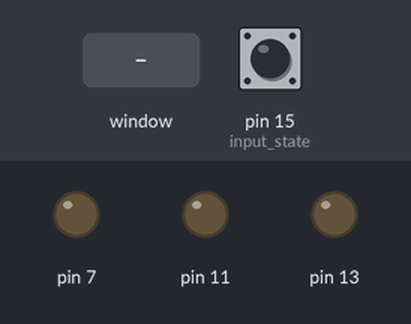
Recording of a program running on a simulated Raspberry Pi (header pin numbers). Shown: output pins drawn as LEDs (lit = HIGH). Inputs (shaded band) come from the test bench; at power-on: pin 15 (input_state) HIGH. The desktop window is not drawn, its controls go by their first labels and the mouse button is held 0.15 s.

Above: at 1.2 s.
1.3 s: control labelled "Rojo" in the window clicked
At 2.3 s:
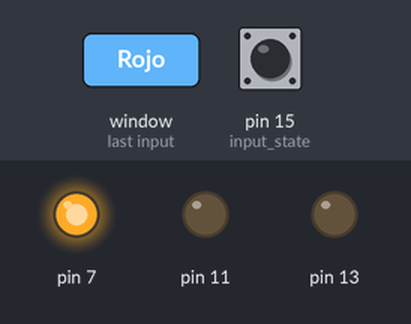
2.8 s: control labelled "Amarillo" in the window clicked
At 3.4 s:
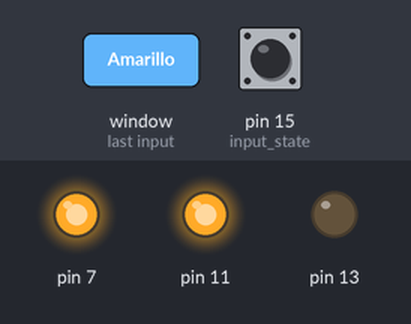
4.3 s: control labelled "Verde" in the window clicked
At 4.6 s:
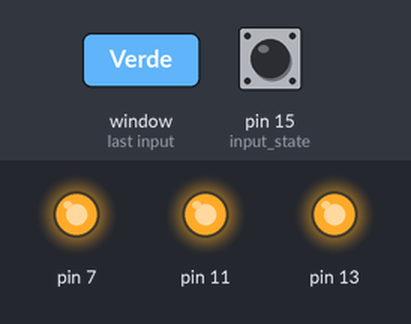
5.8 s: control labelled "Rojo" in the window clicked
At 6.9 s:
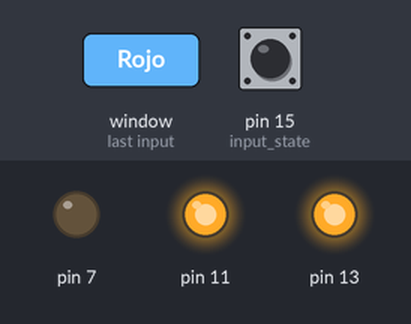
7.3 s: control labelled "Amarillo" in the window clicked
At 8.1 s:
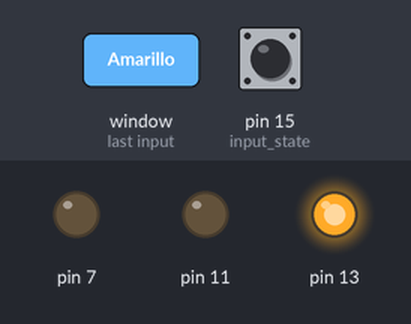
8.8 s: control labelled "Semaforo" in the window clicked
At 9.2 s:
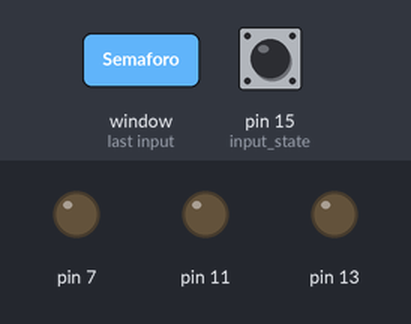
Timing chart, 0 to 11.3 s (numbered marks = the images above; inputs shaded):
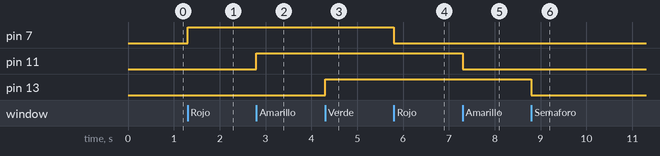

Measured:
- after the input at 1.3 s, pin 7: LOW → HIGH at once
- after the input at 2.8 s, pin 11: LOW → HIGH at once
- after the input at 4.3 s, pin 13: LOW → HIGH at once
- after the input at 5.8 s, pin 7: HIGH → LOW at once
- after the input at 7.3 s, pin 11: HIGH → LOW at once
- after the input at 8.8 s, pin 13: HIGH → LOW at once

The program:

UILEDs.py
```python
# -*- coding: utf-8 -*-
import sys
from PyQt4 import QtCore, QtGui
import time
import RPi.GPIO as GPIO

try:
    _fromUtf8 = QtCore.QString.fromUtf8
except AttributeError:
    def _fromUtf8(s):
        return s

try:
    _encoding = QtGui.QApplication.UnicodeUTF8
    def _translate(context, text, disambig):
        return QtGui.QApplication.translate(context, text, disambig, _encoding)

except AttributeError:
    def _translate(context, text, disambig):
        return QtGui.QApplication.translate(context, text, disambig)

class Ui_LEDs(QtGui.QWidget):
    def __init__(self):
        QtGui.QWidget.__init__(self)
        self.setupUi(self)
        self.Rojo = False
        self.Amarillo = False
        self.Verde = False

    def setupUi(self, Form):
        Form.setObjectName(_fromUtf8("Form"))
        Form.resize(525, 161)
        self.horizontalLayout = QtGui.QHBoxLayout(Form)
        self.horizontalLayout.setObjectName(_fromUtf8("horizontalLayout"))
        self.horizontalLayout_2 = QtGui.QHBoxLayout()
        self.horizontalLayout_2.setObjectName(_fromUtf8("horizontalLayout_2"))
        self.verticalLayout = QtGui.QVBoxLayout()
        self.verticalLayout.setObjectName(_fromUtf8("verticalLayout"))
        self.rojo = QtGui.QPushButton(Form)
        self.rojo.setObjectName(_fromUtf8("pushButton"))
        self.verticalLayout.addWidget(self.rojo)
        self.amarillo = QtGui.QPushButton(Form)
        self.amarillo.setObjectName(_fromUtf8("pushButton_3"))
        self.verticalLayout.addWidget(self.amarillo)
        self.verde = QtGui.QPushButton(Form)
        self.verde.setObjectName(_fromUtf8("pushButton_2"))
        self.verticalLayout.addWidget(self.verde)
        self.horizontalLayout_3 = QtGui.QHBoxLayout()
        self.horizontalLayout_3.setObjectName(_fromUtf8("horizontalLayout_3"))
        self.semaforo = QtGui.QPushButton(Form)
        self.semaforo.setObjectName(_fromUtf8("pushButton_5"))
        self.horizontalLayout_3.addWidget(self.semaforo)
        self.aleatorio = QtGui.QPushButton(Form)
        self.aleatorio.setObjectName(_fromUtf8("pushButton_4"))
        self.horizontalLayout_3.addWidget(self.aleatorio)
        self.verticalLayout.addLayout(self.horizontalLayout_3)
        self.horizontalLayout_2.addLayout(self.verticalLayout)
        self.horizontalLayout.addLayout(self.horizontalLayout_2)

        self.retranslateUi(Form)
        QtCore.QMetaObject.connectSlotsByName(Form)

        self.rojo.pressed.connect(self.LED_Rojo)
        self.amarillo.pressed.connect(self.LED_Amarillo)
        self.verde.pressed.connect(self.LED_Verde)
        self.semaforo.pressed.connect(self.Semaforo)

    def retranslateUi(self, Form):
        Form.setWindowTitle(_translate("Form", "Form", None))
        self.rojo.setText(_translate("Form", "Rojo", None))
        self.amarillo.setText(_translate("Form", "Amarillo", None))
        self.verde.setText(_translate("Form", "Verde", None))
        self.semaforo.setText(_translate("Form", "Semaforo", None))
        self.aleatorio.setText(_translate("Form", "Aleatorio", None))

    def LED_Rojo(self):
        if self.Rojo is False:
            self.Rojo = True
            GPIO.output(7, True)
        else:
            self.Rojo = False
            GPIO.output(7, False)

    def LED_Amarillo(self):
        if self.Amarillo is False:
            self.Amarillo = True
            GPIO.output(11, True)
        else:
            self.Amarillo = False
            GPIO.output(11, False)

    def LED_Verde(self):
        if self.Verde is False:
            self.Verde = True
            GPIO.output(13, True)
        else:
            self.Verde = False
            GPIO.output(13, False)

    def Semaforo(self):
        GPIO.output(7, False)
        GPIO.output(11, False)
        GPIO.output(13, False)
        while True:
            input_state = GPIO.input(15)
            if input_state == False:
                #ROJO
                GPIO.output(7, True)
                time.sleep(1)
                GPIO.output(7, False)
                #VERDE
                GPIO.output(13, True)
                time.sleep(1)
                GPIO.output(13, False)
                #AMARILLO
                GPIO.output(11, True)
                time.sleep(1)
                GPIO.output(11, False)


if __name__ == '__main__':
    GPIO.setwarnings(False)
    GPIO.setmode(GPIO.BOARD)
    GPIO.setup(7, GPIO.OUT)
    GPIO.setup(11, GPIO.OUT)
    GPIO.setup(13, GPIO.OUT)
    GPIO.setup(15, GPIO.IN, pull_up_down=GPIO.PUD_UP)
    app = QtGui.QApplication(sys.argv)
    UI = Ui_LEDs()
    UI.show()
    sys.exit(app.exec_())
```
